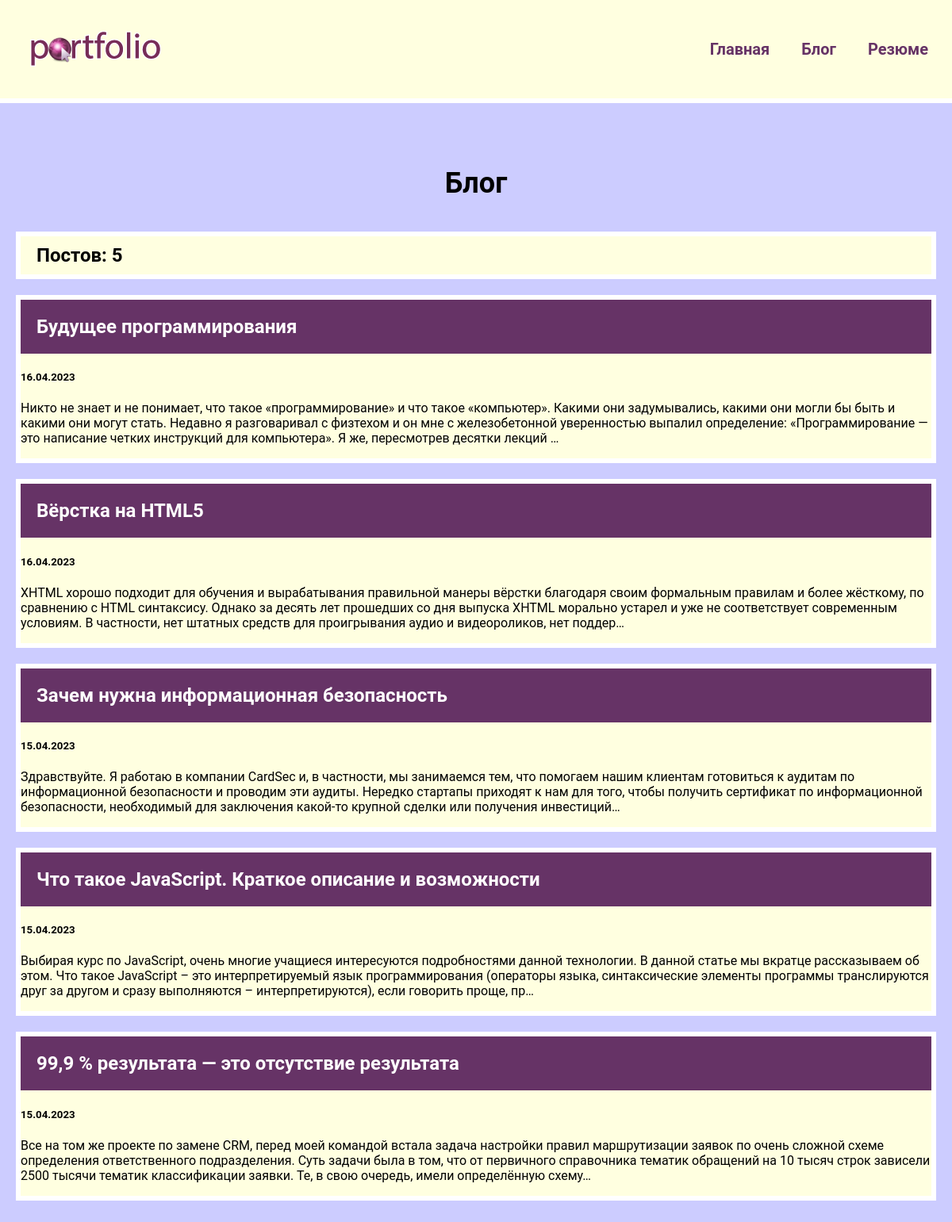
Screenshot of /blog/ with the database file from the repository.
### blog/models.py (models this page shows, shortened)
class Blog(models.Model):
    title = models.CharField(max_length=200)
    description = models.TextField()
    date = models.DateTimeField()

### blog/views.py (the view)
# urls.py: path('', views.blogs, name='blogs'),
def blogs(request):
    blogs = Blog.objects.order_by('-date')
    return render(request, 'blog/blogs.html', {'blogs': blogs})

### blog/templates/blog/blogs.html
{% extends 'skills/base.html' %}
{% block content %}
<h1>Блог</h1>
<h2 class="count">Постов: {{ blogs.count }}</h2>
{% for blog in blogs %}
<div class="element">
    <h2 class="top">
       <a href="{% url 'blog:detail' blog.id %}">
            {{ blog.title }}
       </a>
    </h2>
    <div class="blog_text">
        <h5>{{ blog.date|date:'d.m.Y' }}</h5>
        <p>{{ blog.description|striptags|truncatechars:360 }}</p>
    </div>
</div>
{% endfor %}
{% endblock %}

### skills/static/css/style.css (style rules this page uses)
body { background: #CCF; padding: 0; margin: 0; font-family: 'Roboto', sans-serif; }
.element, .count { background: lightyellow; border: 6px solid #FFF; margin: 20px 0; }
.content h1 { text-align: center; margin: 60px 0 40px; font-size: 36px }
.top { background: #663366; margin: 0; }
.top a { color: #FFF; text-decoration: none; padding: 20px; display: block; }
.count { padding: 10px 20px; box-sizing: border-box; }

### rows the page displays
Blog: title "Будущее программирования", date "16.04.2023", description "Никто не знает и не понимает, что такое «программирование» и что такое «компьютер». Какими они задумывались, какими они могли бы быть и какими они могут стать. Недавно я разговаривал с физтехом и он мне с железобетонной уверенностью выпалил определение: «Программирование — это написание четких инструкций для компьютера». Я же, пересмотрев десятки лекций …"
Blog: title "Вёрстка на HTML5", date "16.04.2023", description "XHTML хорошо подходит для обучения и вырабатывания правильной манеры вёрстки благодаря своим формальным правилам и более жёсткому, по сравнению с HTML синтаксису. Однако за десять лет прошедших со дня выпуска XHTML морально устарел и уже не соответствует современным условиям. В частности, нет штатных средств для проигрывания аудио и видеороликов, нет поддер…"
Blog: title "Зачем нужна информационная безопасность", date "15.04.2023", description "Здравствуйте. Я работаю в компании CardSec и, в частности, мы занимаемся тем, что помогаем нашим клиентам готовиться к аудитам по информационной безопасности и проводим эти аудиты. Нередко стартапы приходят к нам для того, чтобы получить сертификат по информационной безопасности, необходимый для заключения какой-то крупной сделки или получения инвестиций…"
Blog: title "Что такое JavaScript. Краткое описание и возможности", date "15.04.2023", description "Выбирая курс по JavaScript, очень многие учащиеся интересуются подробностями данной технологии. В данной статье мы вкратце рассказываем об этом. Что такое JavaScript – это интерпретируемый язык программирования (операторы языка, синтаксические элементы программы транслируются друг за другом и сразу выполняются – интерпретируются), если говорить проще, пр…"
Blog: title "99,9 % результата — это отсутствие результата", date "15.04.2023", description "Все на том же проекте по замене CRM, перед моей командой встала задача настройки правил маршрутизации заявок по очень сложной схеме определения ответственного подразделения. Суть задачи была в том, что от первичного справочника тематик обращений на 10 тысяч строк зависели 2500 тысячи тематик классификации заявки. Те, в свою очередь, имели определённую схему…"

### other values shown
{{ blogs.count }} "5"
